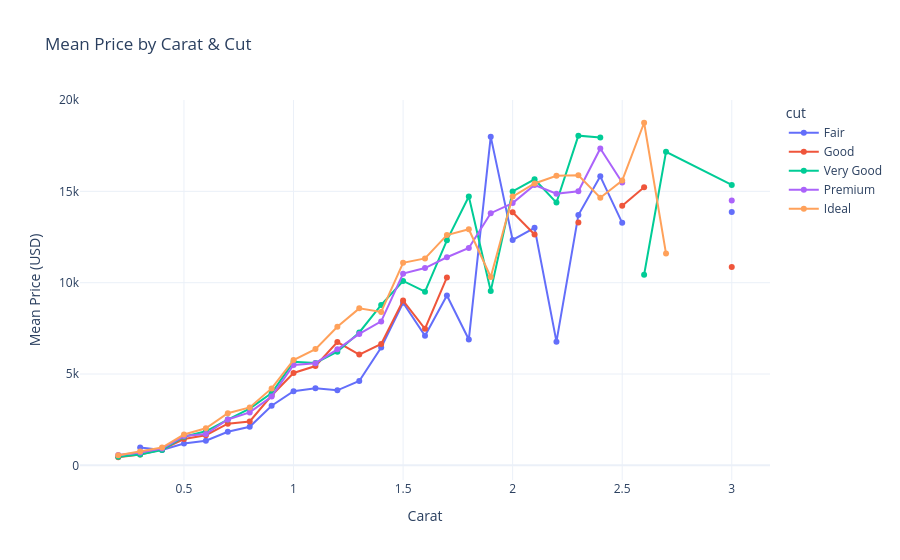

The cell this chart's notebook holds for it:
### Markdown cell above
### 7.2 Line Chart

### Code cell
# ── Plotly Line Chart ─────────────────────────────────────────────────────
line_px = (px_df.assign(carat_bin=px_df['carat'].round(1))
                .groupby(['carat_bin', 'cut'])['price']
                .mean().reset_index())

fig = px.line(
    line_px,
    x='carat_bin',
    y='price',
    color='cut',
    category_orders={'cut': cut_order},
    title='Mean Price by Carat & Cut',
    labels={'carat_bin': 'Carat', 'price': 'Mean Price (USD)'},
    template='plotly_white',
    markers=True
)
fig.show()

### Figure 1 — Plotly figure (JSON) as saved in the notebook; plotly's stock layout.template omitted (floating-point values rounded to 4 significant figures)
{"data": [{"hovertemplate": "cut=Fair<br>Carat=%{x}<br>Mean Price (USD)=%{y}<extra></extra>", "legendgroup": "Fair", "line": {"color": "#636efa", "dash": "solid"}, "marker": {"symbol": "circle"}, "mode": "lines+markers", "name": "Fair", "orientation": "v", "showlegend": true, "type": "scatter", "x": [0.2, 0.3, 0.4, 0.5, 0.6, 0.7, 0.8, 0.9, 1.0, 1.1, 1.2, 1.3, 1.4, 1.5, 1.6, 1.7, 1.8, 1.9, 2.0, 2.1, 2.2, 2.3, 2.4, 2.5, 2.6, 2.7, 3.0], "xaxis": "x", "y": [NaN, 979.7, 846.4, 1200.0, 1348.0, 1840.0, 2114.0, 3262.0, 4061.0, 4220.0, 4107.0, 4622.0, 6455.0, 8905.0, 7096.0, 9298.0, 6887.0, 18000.0, 12340.0, 13010.0, 6770.0, 13700.0, 15820.0, 13280.0, NaN, NaN, 13870.0], "yaxis": "y"}, {"hovertemplate": "cut=Good<br>Carat=%{x}<br>Mean Price (USD)=%{y}<extra></extra>", "legendgroup": "Good", "line": {"color": "#EF553B", "dash": "solid"}, "marker": {"symbol": "circle"}, "mode": "lines+markers", "name": "Good", "orientation": "v", "showlegend": true, "type": "scatter", "x": [0.2, 0.3, 0.4, 0.5, 0.6, 0.7, 0.8, 0.9, 1.0, 1.1, 1.2, 1.3, 1.4, 1.5, 1.6, 1.7, 1.8, 1.9, 2.0, 2.1, 2.2, 2.3, 2.4, 2.5, 2.6, 2.7, 3.0], "xaxis": "x", "y": [443.5, 598.3, 867.8, 1438.0, 1652.0, 2280.0, 2402.0, 3822.0, 5059.0, 5439.0, 6748.0, 6067.0, 6649.0, 9020.0, 7478.0, 10290.0, NaN, NaN, 13860.0, 12630.0, NaN, 13300.0, NaN, 14210.0, 15230.0, NaN, 10860.0], "yaxis": "y"}, {"hovertemplate": "cut=Very Good<br>Carat=%{x}<br>Mean Price (USD)=%{y}<extra></extra>", "legendgroup": "Very Good", "line": {"color": "#00cc96", "dash": "solid"}, "marker": {"symbol": "circle"}, "mode": "lines+markers", "name": "Very Good", "orientation": "v", "showlegend": true, "type": "scatter", "x": [0.2, 0.3, 0.4, 0.5, 0.6, 0.7, 0.8, 0.9, 1.0, 1.1, 1.2, 1.3, 1.4, 1.5, 1.6, 1.7, 1.8, 1.9, 2.0, 2.1, 2.2, 2.3, 2.4, 2.5, 2.6, 2.7, 3.0], "xaxis": "x", "y": [464.0, 597.6, 834.3, 1567.0, 1865.0, 2509.0, 3104.0, 3953.0, 5669.0, 5606.0, 6224.0, 7275.0, 8783.0, 10090.0, 9507.0, 12320.0, 14720.0, 9540.0, 14990.0, 15660.0, 14390.0, 18050.0, 17960.0, NaN, 10440.0, 17160.0, 15350.0], "yaxis": "y"}, {"hovertemplate": "cut=Premium<br>Carat=%{x}<br>Mean Price (USD)=%{y}<extra></extra>", "legendgroup": "Premium", "line": {"color": "#ab63fa", "dash": "solid"}, "marker": {"symbol": "circle"}, "mode": "lines+markers", "name": "Premium", "orientation": "v", "showlegend": true, "type": "scatter", "x": [0.2, 0.3, 0.4, 0.5, 0.6, 0.7, 0.8, 0.9, 1.0, 1.1, 1.2, 1.3, 1.4, 1.5, 1.6, 1.7, 1.8, 1.9, 2.0, 2.1, 2.2, 2.3, 2.4, 2.5, 2.6, 2.7, 3.0], "xaxis": "x", "y": [565.8, 703.0, 921.0, 1603.0, 1712.0, 2508.0, 2899.0, 3773.0, 5498.0, 5595.0, 6351.0, 7197.0, 7880.0, 10500.0, 10800.0, 11390.0, 11900.0, 13800.0, 14360.0, 15350.0, 14870.0, 15000.0, 17340.0, 15480.0, NaN, NaN, 14510.0], "yaxis": "y"}, {"hovertemplate": "cut=Ideal<br>Carat=%{x}<br>Mean Price (USD)=%{y}<extra></extra>", "legendgroup": "Ideal", "line": {"color": "#FFA15A", "dash": "solid"}, "marker": {"symbol": "circle"}, "mode": "lines+markers", "name": "Ideal", "orientation": "v", "showlegend": true, "type": "scatter", "x": [0.2, 0.3, 0.4, 0.5, 0.6, 0.7, 0.8, 0.9, 1.0, 1.1, 1.2, 1.3, 1.4, 1.5, 1.6, 1.7, 1.8, 1.9, 2.0, 2.1, 2.2, 2.3, 2.4, 2.5, 2.6, 2.7, 3.0], "xaxis": "x", "y": [556.3, 753.4, 977.8, 1687.0, 2028.0, 2852.0, 3171.0, 4213.0, 5764.0, 6365.0, 7589.0, 8595.0, 8400.0, 11090.0, 11330.0, 12600.0, 12930.0, 10310.0, 14710.0, 15430.0, 15850.0, 15880.0, 14650.0, 15590.0, 18760.0, 11590.0, NaN], "yaxis": "y"}], "layout": {"legend": {"title": {"text": "cut"}, "tracegroupgap": 0}, "title": {"text": "Mean Price by Carat & Cut"}, "xaxis": {"anchor": "y", "domain": [0, 1], "title": {"text": "Carat"}}, "yaxis": {"anchor": "x", "domain": [0, 1], "title": {"text": "Mean Price (USD)"}}}}
